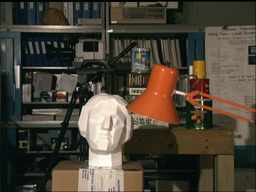
#> input picture 计算机视觉实践-练习5/data/imL.png, 256 x 192 px, shrunk from 384 x 288 before the run
$ jupyter execute '基于置信传播的匹配算法.ipynb'
#> lines starting #> are read from the running program, lines starting #| are printed output that depends on the picture
[cell 1]
import numpy as np
import scipy.ndimage
import imageio
import matplotlib.pyplot as plt
from numpy.linalg import norm

# Parameters
num_disp_values=16 # these images have disparity between 0 and 15.
Lambda=10.0
nb_iterations=60

#计算数据代价
def compute_data_cost(I1, I2, num_disp_values, Tau):
    h,w,_ = I1.shape
    dataCost=np.zeros((h,w,num_disp_values))

    for lp in range(num_disp_values):
        dataCost[:, :, lp] = np.minimum(1./3*norm(I1 - np.roll(I2, lp, axis=1), axis=2, ord=1), Tau*np.ones((h, w)))

    return dataCost

#用于计算总能量，它接受数据代价dataCost、视差图disparity和Lambda作为输入，并返回一个标量值表示总能量。
def compute_energy(dataCost,disparity,Lambda):
    h,w,num_disp_values = dataCost.shape

    hh, ww = np.meshgrid(range(h), range(w), indexing='ij')
    dplp = dataCost[hh, ww, disparity]

    # Unitary cost of assigning this disparity to each pixel
    energy = np.sum(dplp)

    # Compute interaction cost of each neighbors
    interactionCostU = Lambda*(disparity - np.roll(disparity, 1, axis=0) != 0)
    interactionCostL = Lambda*(disparity - np.roll(disparity, 1, axis=1) != 0)
    interactionCostD = Lambda*(disparity - np.roll(disparity, -1, axis=0) != 0)
    interactionCostR = Lambda*(disparity - np.roll(disparity, -1, axis=1) != 0)

    # Ignoring edge costs
    interactionCostU[0, :] = 0
    interactionCostL[:, 0] = 0
    interactionCostD[-1, :] = 0
    interactionCostR[:, -1] = 0

    # Adding interaction cost of each neighbors
    energy += np.sum(interactionCostU)
    energy += np.sum(interactionCostL)
    energy += np.sum(interactionCostD)
    energy += np.sum(interactionCostR)

    return energy

#进行消息图更新
def update_msg(msgUPrev,msgDPrev,msgLPrev,msgRPrev,dataCost,Lambda):
    msgU=np.zeros(dataCost.shape)
    msgD=np.zeros(dataCost.shape)
    msgL=np.zeros(dataCost.shape)
    msgR=np.zeros(dataCost.shape)

    h,w,num_disp_values = dataCost.shape

    msg_incoming_from_U = np.roll(msgDPrev, 1, axis=0)
    msg_incoming_from_L = np.roll(msgRPrev, 1, axis=1)
    msg_incoming_from_D = np.roll(msgUPrev, -1, axis=0)
    msg_incoming_from_R = np.roll(msgLPrev, -1, axis=1)

    npqU = dataCost + msg_incoming_from_L + msg_incoming_from_D + msg_incoming_from_R
    npqL = dataCost + msg_incoming_from_U + msg_incoming_from_D + msg_incoming_from_R
    npqD = dataCost + msg_incoming_from_L + msg_incoming_from_U + msg_incoming_from_R
    npqR = dataCost + msg_incoming_from_L + msg_incoming_from_D + msg_incoming_from_U

    spqU = np.amin(npqU, axis=2)
    spqL = np.amin(npqL, axis=2)
    spqD = np.amin(npqD, axis=2)
    spqR = np.amin(npqR, axis=2)

    for lp in range(num_disp_values):
        msgU[:, :, lp] = np.minimum(npqU[:, :, lp], Lambda + spqU)
        msgL[:, :, lp] = np.minimum(npqL[:, :, lp], Lambda + spqL)
        msgD[:, :, lp] = np.minimum(npqD[:, :, lp], Lambda + spqD)
        msgR[:, :, lp] = np.minimum(npqR[:, :, lp], Lambda + spqR)
    return msgU,msgD,msgL,msgR

#对消息图进行归一化操作
def normalize_msg(msgU,msgD,msgL,msgR):
    avg=np.mean(msgU,axis=2)
    msgU -= avg[:,:,np.newaxis]
    avg=np.mean(msgD,axis=2)
    msgD -= avg[:,:,np.newaxis]
    avg=np.mean(msgL,axis=2)
    msgL -= avg[:,:,np.newaxis]
    avg=np.mean(msgR,axis=2)
    msgR -= avg[:,:,np.newaxis]

    return msgU,msgD,msgL,msgR

#计算置信度，接受数据代价dataCost和四个消息图msgU、msgD、msgL、msgR作为输入，并返回计算得到的置信度。
def compute_belief(dataCost,msgU,msgD,msgL,msgR):
    """Compute beliefs, sum of data cost and messages from all neighbors"""
    beliefs=dataCost.copy()

    msg_incoming_from_U = np.roll(msgD, 1, axis=0)
    msg_incoming_from_L = np.roll(msgR, 1, axis=1)
    msg_incoming_from_D = np.roll(msgU, -1, axis=0)
    msg_incoming_from_R = np.roll(msgL, -1, axis=1)

    beliefs += msg_incoming_from_D + msg_incoming_from_L + msg_incoming_from_R + msg_incoming_from_U

    return beliefs

#基于计算出的置信度来进行最大后验（MAP）标记
def MAP_labeling(beliefs):
    return np.argmin(beliefs, axis=2)

def stereo_bp(I1,I2,num_disp_values,Lambda,Tau=15,num_iterations=60):
    dataCost = compute_data_cost(I1, I2, num_disp_values, Tau)
    energy = np.zeros((num_iterations)) # storing energy at each iteration
    # The messages sent to neighbors in each direction (up,down,left,right)
    h,w,_ = I1.shape
    msgU=np.zeros((h, w, num_disp_values))
    msgD=np.zeros((h, w, num_disp_values))
    msgL=np.zeros((h, w, num_disp_values))
    msgR=np.zeros((h, w, num_disp_values))

    # print('Iteration (out of {}) :'.format(num_iterations))
    for iter in range(num_iterations):
        # print('\t'+str(iter))
        msgU,msgD,msgL,msgR = update_msg(msgU,msgD,msgL,msgR,dataCost,Lambda)
        msgU,msgD,msgL,msgR = normalize_msg(msgU,msgD,msgL,msgR)
        # Next lines unused for next iteration, could be done only at the end
        beliefs = compute_belief(dataCost,msgU,msgD,msgL,msgR)
        disparity = MAP_labeling(beliefs)
        energy[iter] = compute_energy(dataCost,disparity,Lambda)

    return disparity,energy

# Input
img_left =imageio.v2.imread('data/imL.png')
#> img_left is the input picture: shape (192, 256, 3); mean R, G, B 74.7, 67.6, 55.4
img_right=imageio.v2.imread('data/imR.png')
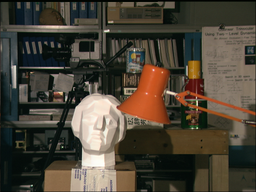
#> input picture 计算机视觉实践-练习5/data/imR.png, 256 x 192 px, shrunk from 384 x 288 before the run
#> img_right is the input picture: shape (192, 256, 3); mean R, G, B 75.3, 67.9, 55.5
plt.subplot(121)
plt.imshow(img_left)
plt.subplot(122)
plt.imshow(img_right)
plt.show()
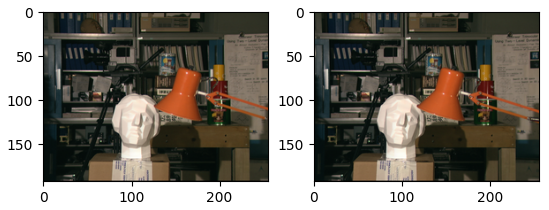
#> figure drawn by matplotlib, 2 panels

# Convert as float gray images
img_left=img_left.astype(float)
img_right=img_right.astype(float)

# Gaussian filtering
I1=scipy.ndimage.gaussian_filter(img_left, 0.6)
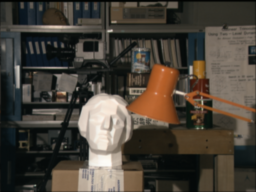
#> I1: shape (192, 256, 3) float64; mean R, G, B 73.5, 66.8, 57.5
I2=scipy.ndimage.gaussian_filter(img_right, 0.6)
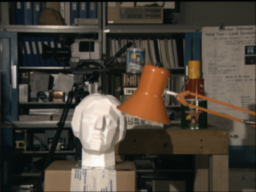
#> I2: shape (192, 256, 3) float64; mean R, G, B 74, 67.1, 57.6

disparity,energy = stereo_bp(I1,I2,num_disp_values,Lambda, num_iterations=nb_iterations)
#> the loop in stereo_bp, `for iter in range(num_iterations): # print('\t'+str(iter))` made 60 passes
#> energy in compute_energy on passes 1 to 12: 636011.4, 441012.2, 343556.7, 288001.5, 257519.2, 239110.5, 226711.9, 219227.8, 211230.1, 207438, 202789.6, 199116.2
#> pass 1, in update_msg, `spqU = np.amin(npqU, axis=2)`:
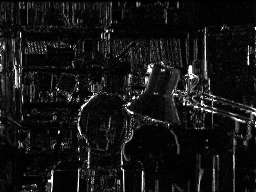
#> spqU: shape (192, 256) float64; min 0.000581, max 15, mean 1.25; drawn with min black and max white
#> pass 1, in normalize_msg, `avg=np.mean(msgU,axis=2)`:
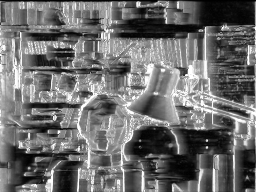
#> avg: shape (192, 256) float64; min 0.0826, max 15, mean 6.43; drawn with min black and max white
#> pass 1, in stereo_bp, `disparity = MAP_labeling(beliefs)`:
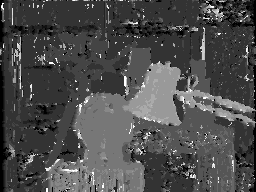
#> disparity: shape (192, 256) int64; min 0, max 15, mean 4.51; drawn with min black and max white
#> pass 1, in compute_energy, `dplp = dataCost[hh, ww, disparity]`:
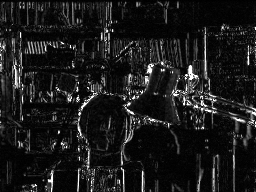
#> dplp: shape (192, 256) float64; min 0.000846, max 15, mean 1.6; drawn with min black and max white
#> after the loop in stereo_bp, `for iter in range(num_iterations):`: energy = 60 values, max 636011.4 at index 0, min 160271.1 at index 59, mean 196804.3
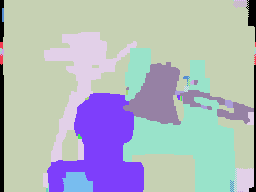
#> disparity: shape (192, 256) int64; 15 distinct labels, from 0 to 15; one colour per label, 0 black
# imageio.imwrite('output/disparity_{:g}.png'.format(Lambda),disparity)

# Plot results
plt.subplot(121)
plt.plot(energy)
plt.subplot(122)
plt.imshow(disparity,cmap='gray',vmin=0,vmax=num_disp_values-1)
plt.show()
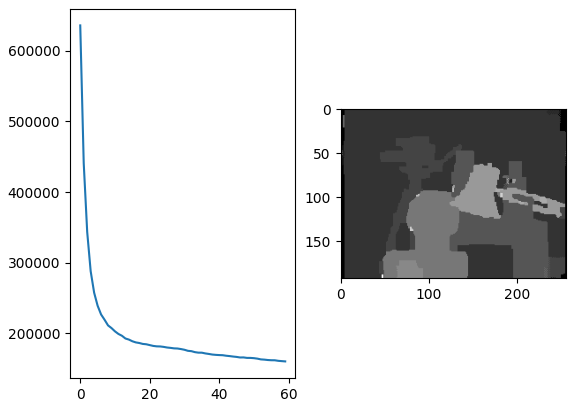
#> figure drawn by matplotlib, 2 panels; panel 1: curve peaks at x = 0, y = 636011.4
